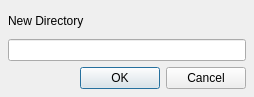
<?xml version="1.0" encoding="UTF-8"?>
<ui version="4.0">
 <class>CreateDirDialog</class>
 <widget class="QDialog" name="CreateDirDialog">
  <property name="geometry">
   <rect>
    <x>0</x>
    <y>0</y>
    <width>254</width>
    <height>97</height>
   </rect>
  </property>
  <property name="windowTitle">
   <string>Create Directory</string>
  </property>
  <layout class="QGridLayout" name="gridLayout">
   <property name="leftMargin">
    <number>8</number>
   </property>
   <property name="topMargin">
    <number>8</number>
   </property>
   <property name="rightMargin">
    <number>8</number>
   </property>
   <property name="bottomMargin">
    <number>8</number>
   </property>
   <item row="0" column="0">
    <widget class="QLabel" name="label">
     <property name="sizePolicy">
      <sizepolicy hsizetype="Minimum" vsizetype="Minimum">
       <horstretch>0</horstretch>
       <verstretch>0</verstretch>
      </sizepolicy>
     </property>
     <property name="text">
      <string>New Directory</string>
     </property>
    </widget>
   </item>
   <item row="3" column="0">
    <widget class="QDialogButtonBox" name="buttonBox">
     <property name="orientation">
      <enum>Qt::Horizontal</enum>
     </property>
     <property name="standardButtons">
      <set>QDialogButtonBox::Cancel|QDialogButtonBox::Ok</set>
     </property>
    </widget>
   </item>
   <item row="1" column="0">
    <widget class="QLineEdit" name="newDirNameEdit">
     <property name="minimumSize">
      <size>
       <width>230</width>
       <height>0</height>
      </size>
     </property>
    </widget>
   </item>
  </layout>
 </widget>
 <resources/>
 <connections>
  <connection>
   <sender>buttonBox</sender>
   <signal>accepted()</signal>
   <receiver>CreateDirDialog</receiver>
   <slot>accept()</slot>
   <hints>
    <hint type="sourcelabel">
     <x>248</x>
     <y>254</y>
    </hint>
    <hint type="destinationlabel">
     <x>157</x>
     <y>274</y>
    </hint>
   </hints>
  </connection>
  <connection>
   <sender>buttonBox</sender>
   <signal>rejected()</signal>
   <receiver>CreateDirDialog</receiver>
   <slot>reject()</slot>
   <hints>
    <hint type="sourcelabel">
     <x>316</x>
     <y>260</y>
    </hint>
    <hint type="destinationlabel">
     <x>286</x>
     <y>274</y>
    </hint>
   </hints>
  </connection>
 </connections>
</ui>
